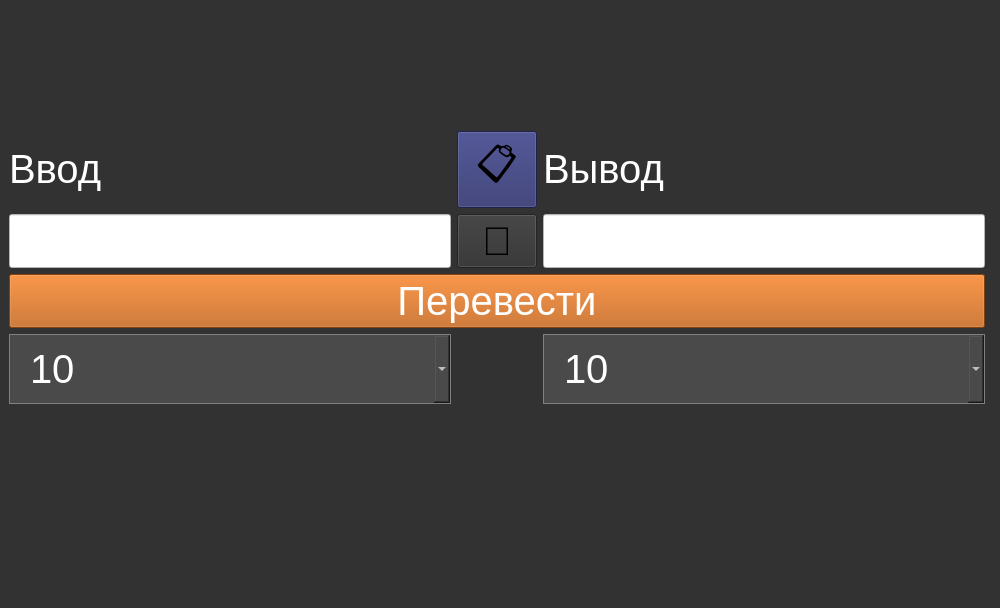
<?xml version="1.0" encoding="UTF-8"?>
<ui version="4.0">
 <class>MainWindow</class>
 <widget class="QMainWindow" name="MainWindow">
  <property name="geometry">
   <rect>
    <x>0</x>
    <y>0</y>
    <width>1000</width>
    <height>608</height>
   </rect>
  </property>
  <property name="sizePolicy">
   <sizepolicy hsizetype="Maximum" vsizetype="Preferred">
    <horstretch>0</horstretch>
    <verstretch>0</verstretch>
   </sizepolicy>
  </property>
  <property name="windowTitle">
   <string>MainWindow</string>
  </property>
  <property name="styleSheet">
   <string notr="true">background-color: rgb(50, 50, 50);</string>
  </property>
  <widget class="QWidget" name="centralwidget">
   <layout class="QGridLayout" name="gridLayout">
    <item row="0" column="0">
     <spacer name="verticalSpacer_2">
      <property name="orientation">
       <enum>Qt::Orientation::Vertical</enum>
      </property>
      <property name="sizeHint" stdset="0">
       <size>
        <width>20</width>
        <height>90</height>
       </size>
      </property>
     </spacer>
    </item>
    <item row="3" column="2" colspan="2">
     <widget class="QLabel" name="outputLabel">
      <property name="sizePolicy">
       <sizepolicy hsizetype="Preferred" vsizetype="Fixed">
        <horstretch>0</horstretch>
        <verstretch>0</verstretch>
       </sizepolicy>
      </property>
      <property name="font">
       <font>
        <pointsize>30</pointsize>
       </font>
      </property>
      <property name="styleSheet">
       <string notr="true">color: rgb(255, 255, 255);</string>
      </property>
      <property name="text">
       <string>Вывод</string>
      </property>
     </widget>
    </item>
    <item row="3" column="0">
     <widget class="QLabel" name="inputLabel">
      <property name="sizePolicy">
       <sizepolicy hsizetype="Preferred" vsizetype="Fixed">
        <horstretch>0</horstretch>
        <verstretch>0</verstretch>
       </sizepolicy>
      </property>
      <property name="font">
       <font>
        <pointsize>30</pointsize>
       </font>
      </property>
      <property name="styleSheet">
       <string notr="true">color: rgb(255, 255, 255);</string>
      </property>
      <property name="text">
       <string>Ввод</string>
      </property>
     </widget>
    </item>
    <item row="8" column="0">
     <widget class="QComboBox" name="inputBox">
      <property name="font">
       <font>
        <pointsize>30</pointsize>
       </font>
      </property>
      <property name="cursor">
       <cursorShape>PointingHandCursor</cursorShape>
      </property>
      <property name="styleSheet">
       <string notr="true">background-color: rgb(74, 74, 74);
color: rgb(255, 255, 255);

padding: 10px 10px 10px 20px;
border: 1px solid gray;
</string>
      </property>
      <item>
       <property name="text">
        <string>10</string>
       </property>
      </item>
      <item>
       <property name="text">
        <string>2</string>
       </property>
      </item>
      <item>
       <property name="text">
        <string>8</string>
       </property>
      </item>
     </widget>
    </item>
    <item row="10" column="0" colspan="2">
     <widget class="QLabel" name="errorLabel">
      <property name="font">
       <font>
        <pointsize>30</pointsize>
       </font>
      </property>
      <property name="text">
       <string/>
      </property>
     </widget>
    </item>
    <item row="11" column="0">
     <spacer name="verticalSpacer">
      <property name="orientation">
       <enum>Qt::Orientation::Vertical</enum>
      </property>
      <property name="sizeHint" stdset="0">
       <size>
        <width>20</width>
        <height>40</height>
       </size>
      </property>
     </spacer>
    </item>
    <item row="3" column="1">
     <widget class="QPushButton" name="copyBtn">
      <property name="sizePolicy">
       <sizepolicy hsizetype="Minimum" vsizetype="Fixed">
        <horstretch>0</horstretch>
        <verstretch>0</verstretch>
       </sizepolicy>
      </property>
      <property name="maximumSize">
       <size>
        <width>16777215</width>
        <height>16777215</height>
       </size>
      </property>
      <property name="font">
       <font>
        <pointsize>30</pointsize>
       </font>
      </property>
      <property name="styleSheet">
       <string notr="true">background-color: rgb(43, 47, 107);</string>
      </property>
      <property name="text">
       <string>📋</string>
      </property>
     </widget>
    </item>
    <item row="4" column="1">
     <widget class="QPushButton" name="changeValues">
      <property name="font">
       <font>
        <pointsize>30</pointsize>
       </font>
      </property>
      <property name="text">
       <string>🔄</string>
      </property>
     </widget>
    </item>
    <item row="4" column="2">
     <widget class="QLineEdit" name="outputLine">
      <property name="font">
       <font>
        <pointsize>30</pointsize>
       </font>
      </property>
      <property name="cursor">
       <cursorShape>PointingHandCursor</cursorShape>
      </property>
      <property name="styleSheet">
       <string notr="true">background-color: rgb(255, 255, 255);

color: rgb(52, 255, 21);</string>
      </property>
      <property name="text">
       <string/>
      </property>
     </widget>
    </item>
    <item row="4" column="0">
     <widget class="QLineEdit" name="inputLine">
      <property name="font">
       <font>
        <pointsize>30</pointsize>
       </font>
      </property>
      <property name="styleSheet">
       <string notr="true">background-color: rgb(255, 255, 255);

color: rgb(0,0,0);</string>
      </property>
     </widget>
    </item>
    <item row="7" column="0" colspan="3">
     <widget class="QPushButton" name="convertBtn">
      <property name="font">
       <font>
        <pointsize>30</pointsize>
       </font>
      </property>
      <property name="styleSheet">
       <string notr="true">background-color: rgb(189, 91, 12);
color: rgb(255, 255, 255);</string>
      </property>
      <property name="text">
       <string>Перевести</string>
      </property>
     </widget>
    </item>
    <item row="8" column="2">
     <widget class="QComboBox" name="outputBox">
      <property name="font">
       <font>
        <pointsize>30</pointsize>
       </font>
      </property>
      <property name="cursor">
       <cursorShape>PointingHandCursor</cursorShape>
      </property>
      <property name="styleSheet">
       <string notr="true">background-color: rgb(74, 74, 74);
color: rgb(255, 255, 255);

padding: 10px 10px 10px 20px;
border: 1px solid gray;
</string>
      </property>
      <item>
       <property name="text">
        <string>10</string>
       </property>
      </item>
      <item>
       <property name="text">
        <string>2</string>
       </property>
      </item>
      <item>
       <property name="text">
        <string>8</string>
       </property>
      </item>
     </widget>
    </item>
   </layout>
  </widget>
  <widget class="QMenuBar" name="menubar">
   <property name="geometry">
    <rect>
     <x>0</x>
     <y>0</y>
     <width>1000</width>
     <height>34</height>
    </rect>
   </property>
  </widget>
  <widget class="QStatusBar" name="statusbar"/>
 </widget>
 <resources/>
 <connections/>
</ui>
